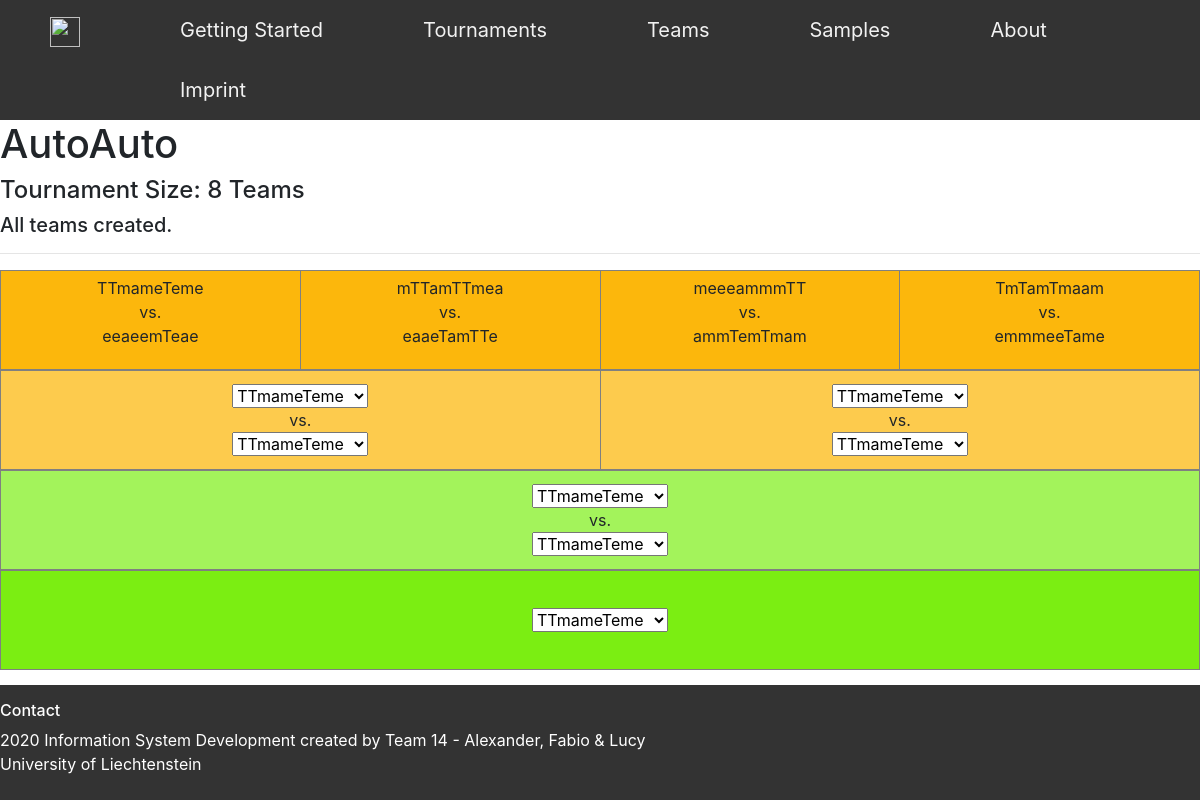
The app's page /Tournament/19/Tree/ with its own data.
### Tournament/models.py (models this page shows, shortened)
class Tournament(models.Model):
    TOURNAMENT_CHOICES = (
        ('8 Teams', '8 Teams'),
        ('16 Teams', '16 Teams'),
        ('32 Teams', '32 Teams'),
    )
    TournamentName = models.CharField(max_length=120)
    TournamentSize = models.CharField(max_length=120, choices=TOURNAMENT_CHOICES, default='Tournamentsize')
    def get_TournamentSize(self):
        if self.TournamentSize == "8 Teams":
            tournamentsize = 8
        elif self.TournamentSize == "16 Teams":
            tournamentsize = 16
        elif self.TournamentSize == "32 Teams":
            tournamentsize = 32
        return tournamentsize

### Team/models.py (models this page shows, shortened)
class Team(models.Model):
    TeamName = models.CharField(max_length=120)
    NrOfPlayer = models.DecimalField(default=6, decimal_places=0, max_digits=2, validators=[MinValueValidator(5), MaxValueValidator(30)])
    Manager = models.CharField(max_length=120, default="")
    Captain = models.CharField(max_length=120, default="")
    Tournament = models.ForeignKey(Tournament, blank=True, null=True, on_delete=models.CASCADE)

### Tournament/views.py (the view)
# urls.py: path('<int:pk>/Tree/', (views.TournamentTreeView.as_view()), name='Tree'),
class TournamentTreeView(View):
   def get(self, request, *args, **kwargs):
       tournament = Tournament.objects.get(pk=kwargs["pk"])
       tournamentsize = Tournament.get_TournamentSize(tournament)
       team = Team.objects.filter(Tournament=tournament)
       firstteams = team[:(tournamentsize/2)]
       secondteams = team[(tournamentsize/2):]
       remainingTeams = tournamentsize - team.count()
       if remainingTeams == 0:
           tournament_complete = True
       else:
           tournament_complete = False
       return render(request, "Tournament/TournamentTree.html", context={
           "pk": kwargs["pk"],
           "tournament": tournament,
           "tournamentsize": tournamentsize,
           "team": team,
           "firstteams": firstteams,
           "secondteams": secondteams,
           "remainingTeams": remainingTeams,
           "tournament_complete": tournament_complete,
       })

### templates/Tournament/TournamentTree.html (shortened to what this page needs)
{% extends 'Base/base_3_content.html' %}
{% load static %}
{% block mainContent %}
    <h1>{{tournament.TournamentName}}</h1>
    <h4>Tournament Size: {{tournament.TournamentSize}}</h4>
    <h5>{% if tournament_complete %}
        All teams created.
    {% else %}
        {{remainingTeams}} Teams to create for {{tournament.TournamentName}}.
    {% endif %}</h5>
{% endblock %}
{% block mainContent2 %}
<table border="1px" width="100%" height="100px" bgcolor="#FCB70C">
    <tbody>
        <tr>
            {% if tournamentsize == 8 and tournament_complete %}
                {% for obj1 in firstteams %}
                {% for obj2 in secondteams %}
                  {% if forloop.counter == forloop.parentloop.counter %}
                    <td width="25%" align="center">
                    <label>{{ obj1.TeamName }}</a><br>
                    vs. <br>
                    <label>{{ obj2.TeamName }}</a><br>
                    </td>
                  {% endif %}
                {% endfor %}
                {% endfor %}
            {% endif %}
        </tr>
    </tbody>
</table>
<table border="1px" width="100%" height="100px" bgcolor="#FDCB4D">
    <tbody>
        <tr>
        {% for i in "x"|ljust:"2" %}
        <td width="50%" align="center">
            <select>
                {% for obj in team %}
                    <option>{{obj.TeamName}}</option>
                {% endfor %}
            </select><br>
            vs.<br>
            <select>
                {% for obj in team %}
                    <option>{{obj.TeamName}}</option>
                {% endfor %}
            </select>
        </td>
    {% endfor %}
    </tr>
    </tbody>
</table>
<table border="1px" width="100%" height="100px" bgcolor="#A3F35B">
    <tbody>
        <tr>
            <td width="50%" align="center">
            <select>
            {% for obj in team %}
                <option>{{obj.TeamName}}</option>
                {% endfor %}
                </select><br>
                vs.<br>
                <select>
                {% for obj in team %}
                <option>{{obj.TeamName}}</option>
            {% endfor %}
            </select>
        </td>
    </tr>
    </tbody>
</table>
<table border="1px" width="100%" height="100px" bgcolor="#7BEE12">
    <tbody>
        <tr>
        <td width="50%" align="center">
            <select>
                {% for obj in team %}
                    <option>{{obj.TeamName}}</option>
                {% endfor %}
            </select><br>
        </td>
    </tr>
    </tbody>
</table>
{% endblock %}
{% block mainContent3 %}
    <a href="{% url 'Tournament:Details' pk %}" class="StandardBtn">Back to {{tournament.TournamentName}}</a>
{% endblock %}

### static/styles.css (style rules this page uses)
.StandardBtn { box-shadow: 0px 10px 14px -7px #333; background-color:#333; border-radius:8px; display:inline-block; cursor:pointer; color:#ffffff; font-family:Arial; font-size:14px; font-weight:bold; padding:13px 32px; text-decoration:none; text-shadow:0px; }

### records on screen
Tournament: TournamentName "AutoAuto", TournamentSize "8 Teams"
Team: TeamName "TTmameTeme"
Team: TeamName "eeaeemTeae"
Team: TeamName "mTTamTTmea"
Team: TeamName "eaaeTamTTe"
Team: TeamName "meeeammmTT"
Team: TeamName "ammTemTmam"
Team: TeamName "TmTamTmaam"
Team: TeamName "emmmeeTame"

### other values on screen
form field value "TTmameTeme"
